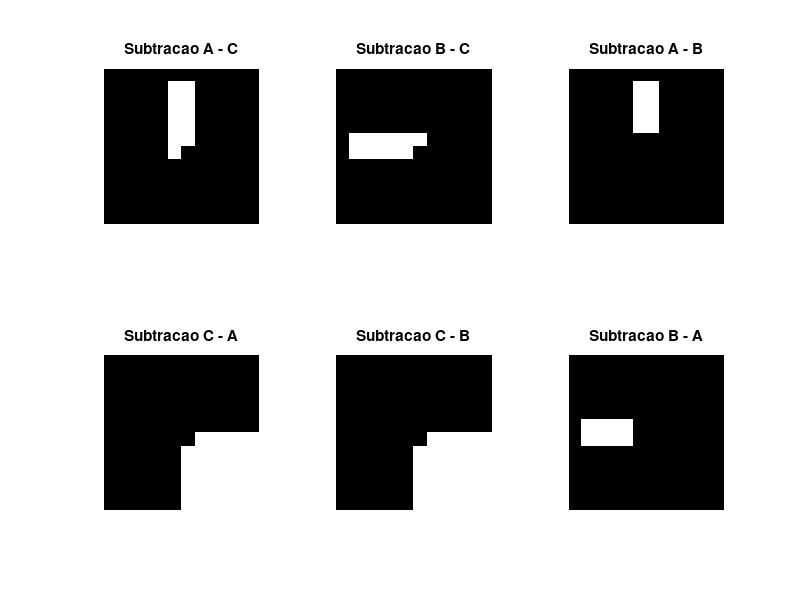

MATLAB code for this plot:
close all
clear all
clc

A = zeros(300, 300);
A(25:175, 125:175) = 1;

B = zeros(300, 300);
B(125:175, 25:175) = 1;

C = zeros(300, 300);
C(150:300, 150:300) = 1;

SAC = A - C;
SCA = C - A;

SBC = B - C;
SCB = C - B;

SAB = A - B;
SBA = B - A;

subplot(2, 3, 1), imshow(SAC),
title('Subtracao A - C')

subplot(2, 3, 2), imshow(SBC),
title('Subtracao B - C')

subplot(2, 3, 3), imshow(SAB),
title('Subtracao A - B')

subplot(2, 3, 4), imshow(SCA),
title('Subtracao C - A')

subplot(2, 3, 5), imshow(SCB),
title('Subtracao C - B')

subplot(2, 3, 6), imshow(SBA),
title('Subtracao B - A')

% Com base nos resultados observados, a ordem dos fatores altera
% os resultados obtidos.
